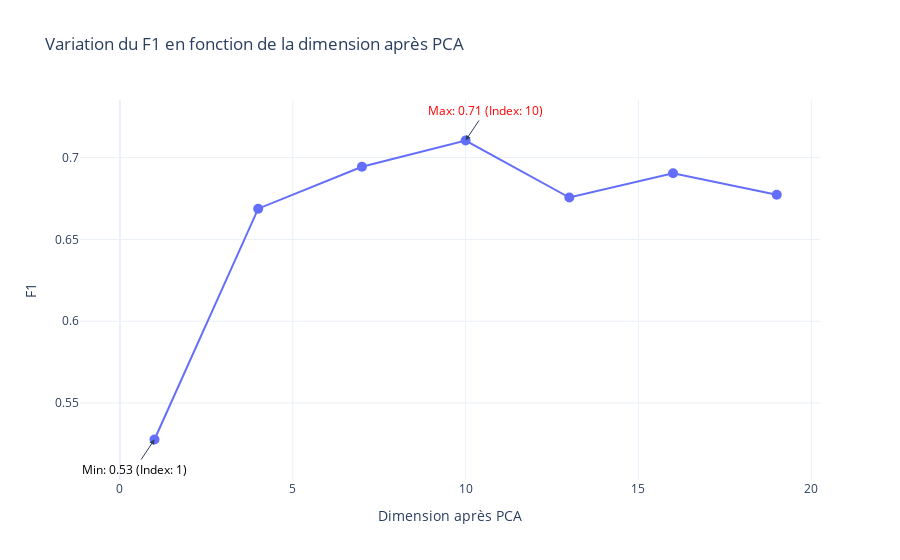
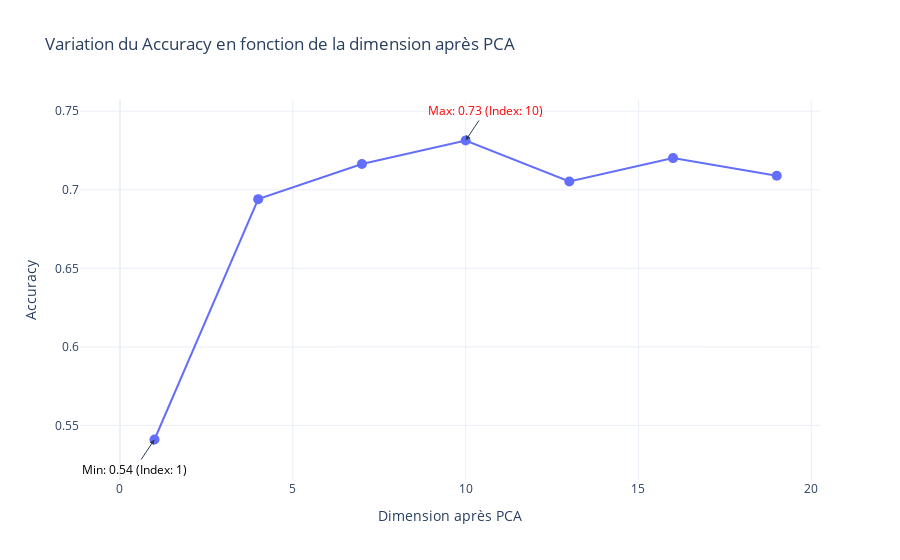
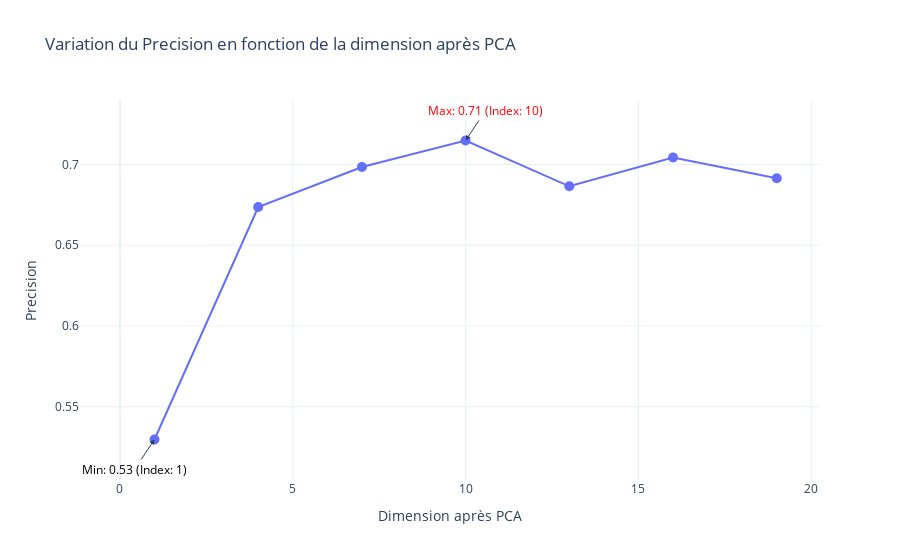
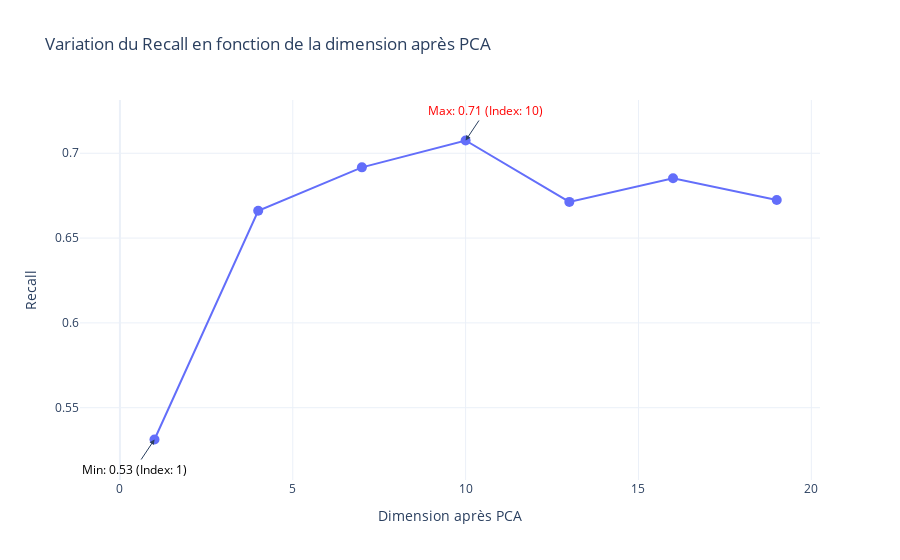

Notebook code cell kept with these figures, in order:
### Markdown cell above
### 🔍 Évaluation de l'Impact de l'Application du PCA 📊🧠

### Code cell
def apply_pca(X, new_dimension=2):
    """
    Applique l'analyse en composantes principales (PCA) à un ensemble de données.

    :param X: DataFrame, l'ensemble de données
    :param new_dimension: int, la nouvelle dimension souhaitée après PCA
    :return: DataFrame, le DataFrame transformé par PCA
    """
    # Étape 1: Standardisation des données
    std = StandardScaler()
    transformed = std.fit_transform(X)

    # Étape 2: Appliquer l'analyse en composantes principales (PCA)
    pca = PCA(n_components=new_dimension)
    X_pca = pca.fit_transform(transformed)

    # Étape 3: Créer un DataFrame avec les composantes principales
    df_pca = pd.DataFrame(data=X_pca, columns=["X_%s" % x for x in range(new_dimension)])

    return df_pca

def evaluate_metric_vs_dimensions_plotly(X, y, test_size, max_new_dimension, model, metric_name, step=1):
    """
    Évalue comment une métrique varie en fonction de la dimension après PCA de manière interactive.

    :param X: DataFrame, les caractéristiques des données
    :param y: Series, la variable cible
    :param test_size: float, la taille de l'ensemble de test (proportion)
    :param max_new_dimension: int, la dimension maximale à explorer après PCA
    :param model: modèle de classification utilisé pour évaluer la métrique
    :param metric_name: str, le nom de la métrique à évaluer ('f1', 'accuracy', 'precision', 'recall')
    :param step: int, le pas utilisé pour explorer les dimensions
    """
    metric_scores = []
    dimensions = list(range(1, max_new_dimension + 1, step))

    for dim in tqdm(dimensions, desc=f"Calcul des {metric_name.capitalize()} Scores par dimension PCA"):
        X_dim = apply_pca(X, dim)
        X_train, X_test, y_train, y_test = train_test_split(X_dim, y, test_size=test_size, stratify=y, shuffle=True, random_state=42)
        model.fit(X_train, y_train)
        y_pred = model.predict(X_test)

        # Calcul de la métrique spécifique
        if metric_name == 'f1':
            score = f1_score(y_test, y_pred, average='macro')
        elif metric_name == 'accuracy':
            score = accuracy_score(y_test, y_pred)
        elif metric_name == 'precision':
            score = precision_score(y_test, y_pred, average='macro')
        elif metric_name == 'recall':
            score = recall_score(y_test, y_pred, average='macro')
        else:
            raise ValueError("Métrique non reconnue. Utilisez 'f1', 'accuracy', 'precision' ou 'recall'.")

        metric_scores.append(score)

    max_score = max(metric_scores)
    min_score = min(metric_scores)
    max_index = metric_scores.index(max_score)
    min_index = metric_scores.index(min_score)

    # Créer un graphique interactif avec Plotly
    fig = go.Figure()
    fig.add_trace(go.Scatter(
        x=dimensions,
        y=metric_scores,
        mode='lines+markers',
        marker=dict(size=10),
        name=metric_name.capitalize()
    ))

    # Ajouter l'annotation du score maximum en rouge
    fig.add_annotation(
        x=dimensions[max_index],
        y=max_score,
        text=f'Max: {max_score:.2f} (Index: {dimensions[max_index]})',
        showarrow=True,
        arrowhead=2,
        ax=20,
        ay=-30,
        font=dict(color='red')
    )

    # Ajouter l'annotation du score minimum en noir
    fig.add_annotation(
        x=dimensions[min_index],
        y=min_score,
        text=f'Min: {min_score:.2f} (Index: {dimensions[min_index]})',
        showarrow=True,
        arrowhead=2,
        ax=-20,
        ay=30,
        font=dict(color='black')
    )

    fig.update_layout(
        title=f"Variation du {metric_name.capitalize()} en fonction de la dimension après PCA",
        xaxis_title='Dimension après PCA',
        yaxis_title=metric_name.capitalize(),
        template='plotly_white'
    )
    fig.show()

# Préparation des données pour l'entraînement
X, y = data_imputed[numerical_features], data_imputed['TARGET_5Yrs']
Classifier_model = RandomForestClassifier(random_state=42)

# Appels des fonctions pour les différentes métriques
evaluate_metric_vs_dimensions_plotly(X, y, 0.20, X.shape[1], Classifier_model, metric_name='f1', step=3)
evaluate_metric_vs_dimensions_plotly(X, y, 0.20, X.shape[1], Classifier_model, metric_name='accuracy', step=3)
evaluate_metric_vs_dimensions_plotly(X, y, 0.20, X.shape[1], Classifier_model, metric_name='precision', step=3)
evaluate_metric_vs_dimensions_plotly(X, y, 0.20, X.shape[1], Classifier_model, metric_name='recall', step=3)

### Figure 1 — Plotly figure (JSON) as saved in the notebook; plotly's stock layout.template omitted (floating-point values rounded to 4 significant figures)
{"data": [{"marker": {"size": 10}, "mode": "lines+markers", "name": "F1", "type": "scatter", "x": [1, 4, 7, 10, 13, 16, 19], "y": [0.5277, 0.6688, 0.6944, 0.7104, 0.6756, 0.6905, 0.6772]}], "layout": {"annotations": [{"arrowhead": 2, "ax": 20, "ay": -30, "font": {"color": "red"}, "showarrow": true, "text": "Max: 0.71 (Index: 10)", "x": 10, "y": 0.7104}, {"arrowhead": 2, "ax": -20, "ay": 30, "font": {"color": "black"}, "showarrow": true, "text": "Min: 0.53 (Index: 1)", "x": 1, "y": 0.5277}], "title": {"text": "Variation du F1 en fonction de la dimension après PCA"}, "xaxis": {"title": {"text": "Dimension après PCA"}}, "yaxis": {"title": {"text": "F1"}}}}

### Figure 2 — Plotly figure (JSON) as saved in the notebook; plotly's stock layout.template omitted (floating-point values rounded to 4 significant figures)
{"data": [{"marker": {"size": 10}, "mode": "lines+markers", "name": "Accuracy", "type": "scatter", "x": [1, 4, 7, 10, 13, 16, 19], "y": [0.541, 0.694, 0.7164, 0.7313, 0.7052, 0.7201, 0.709]}], "layout": {"annotations": [{"arrowhead": 2, "ax": 20, "ay": -30, "font": {"color": "red"}, "showarrow": true, "text": "Max: 0.73 (Index: 10)", "x": 10, "y": 0.7313}, {"arrowhead": 2, "ax": -20, "ay": 30, "font": {"color": "black"}, "showarrow": true, "text": "Min: 0.54 (Index: 1)", "x": 1, "y": 0.541}], "title": {"text": "Variation du Accuracy en fonction de la dimension après PCA"}, "xaxis": {"title": {"text": "Dimension après PCA"}}, "yaxis": {"title": {"text": "Accuracy"}}}}

### Figure 3 — Plotly figure (JSON) as saved in the notebook; plotly's stock layout.template omitted (floating-point values rounded to 4 significant figures)
{"data": [{"marker": {"size": 10}, "mode": "lines+markers", "name": "Precision", "type": "scatter", "x": [1, 4, 7, 10, 13, 16, 19], "y": [0.5297, 0.6737, 0.6985, 0.7148, 0.6865, 0.7043, 0.6915]}], "layout": {"annotations": [{"arrowhead": 2, "ax": 20, "ay": -30, "font": {"color": "red"}, "showarrow": true, "text": "Max: 0.71 (Index: 10)", "x": 10, "y": 0.7148}, {"arrowhead": 2, "ax": -20, "ay": 30, "font": {"color": "black"}, "showarrow": true, "text": "Min: 0.53 (Index: 1)", "x": 1, "y": 0.5297}], "title": {"text": "Variation du Precision en fonction de la dimension après PCA"}, "xaxis": {"title": {"text": "Dimension après PCA"}}, "yaxis": {"title": {"text": "Precision"}}}}

### Figure 4 — Plotly figure (JSON) as saved in the notebook; plotly's stock layout.template omitted (floating-point values rounded to 4 significant figures)
{"data": [{"marker": {"size": 10}, "mode": "lines+markers", "name": "Recall", "type": "scatter", "x": [1, 4, 7, 10, 13, 16, 19], "y": [0.5312, 0.6661, 0.6917, 0.7075, 0.6713, 0.6853, 0.6725]}], "layout": {"annotations": [{"arrowhead": 2, "ax": 20, "ay": -30, "font": {"color": "red"}, "showarrow": true, "text": "Max: 0.71 (Index: 10)", "x": 10, "y": 0.7075}, {"arrowhead": 2, "ax": -20, "ay": 30, "font": {"color": "black"}, "showarrow": true, "text": "Min: 0.53 (Index: 1)", "x": 1, "y": 0.5312}], "title": {"text": "Variation du Recall en fonction de la dimension après PCA"}, "xaxis": {"title": {"text": "Dimension après PCA"}}, "yaxis": {"title": {"text": "Recall"}}}}
